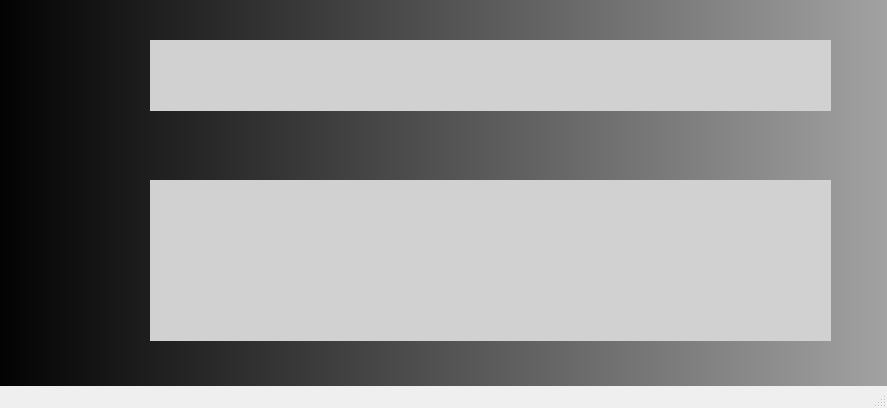
<?xml version="1.0" encoding="UTF-8"?>
<ui version="4.0">
 <class>MainWindow</class>
 <widget class="QMainWindow" name="MainWindow">
  <property name="geometry">
   <rect>
    <x>0</x>
    <y>0</y>
    <width>887</width>
    <height>408</height>
   </rect>
  </property>
  <property name="windowTitle">
   <string>MainWindow</string>
  </property>
  <widget class="QWidget" name="centralwidget">
   <widget class="QLabel" name="label">
    <property name="geometry">
     <rect>
      <x>-16</x>
      <y>-155</y>
      <width>1421</width>
      <height>881</height>
     </rect>
    </property>
    <property name="styleSheet">
     <string notr="true">background-color: qlineargradient(spread:pad, x1:0, y1:0, x2:1, y2:0, stop:0 rgba(0, 0, 0, 255), stop:1 rgba(255, 255, 255, 255));</string>
    </property>
    <property name="text">
     <string/>
    </property>
   </widget>
   <widget class="QLabel" name="user_pic">
    <property name="geometry">
     <rect>
      <x>60</x>
      <y>40</y>
      <width>71</width>
      <height>71</height>
     </rect>
    </property>
    <property name="text">
     <string/>
    </property>
    <property name="pixmap">
     <pixmap>ExtraGui/user_pic.png</pixmap>
    </property>
    <property name="scaledContents">
     <bool>true</bool>
    </property>
   </widget>
   <widget class="QLabel" name="text_1">
    <property name="geometry">
     <rect>
      <x>150</x>
      <y>40</y>
      <width>681</width>
      <height>71</height>
     </rect>
    </property>
    <property name="styleSheet">
     <string notr="true">border-color: rgb(255, 255, 255);
background-color: rgb(209, 209, 209);
</string>
    </property>
    <property name="text">
     <string/>
    </property>
   </widget>
   <widget class="QLabel" name="text_2">
    <property name="geometry">
     <rect>
      <x>150</x>
      <y>180</y>
      <width>681</width>
      <height>161</height>
     </rect>
    </property>
    <property name="styleSheet">
     <string notr="true">border-color: rgb(255, 255, 255);
background-color: rgb(209, 209, 209);
</string>
    </property>
    <property name="text">
     <string/>
    </property>
   </widget>
   <widget class="QLabel" name="bot_pic">
    <property name="geometry">
     <rect>
      <x>50</x>
      <y>220</y>
      <width>81</width>
      <height>81</height>
     </rect>
    </property>
    <property name="text">
     <string/>
    </property>
    <property name="pixmap">
     <pixmap>ExtraGui/bot_pic.gif</pixmap>
    </property>
    <property name="scaledContents">
     <bool>true</bool>
    </property>
   </widget>
  </widget>
  <widget class="QStatusBar" name="statusbar"/>
 </widget>
 <resources>
  <include location="C:/Qt Designer/chat_bot.qrc"/>
 </resources>
 <connections/>
</ui>
